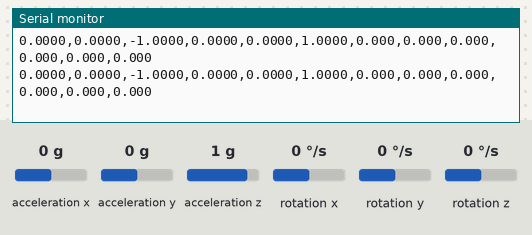
Recording of a sketch running on a simulated Arduino Uno, built with avr-gcc and run on an emulated ATmega328P. Shown: the last lines printed to the serial monitor. The test bench sets the inputs (shaded band); at power-on: acceleration y 0 g, acceleration x 0 g, acceleration z 1 g, rotation y 0 °/s, rotation z 0 °/s, rotation x 0 °/s.

Above: at 7.5 s.
7.6 s: acceleration y set to 0.2 g
At 8.2 s:
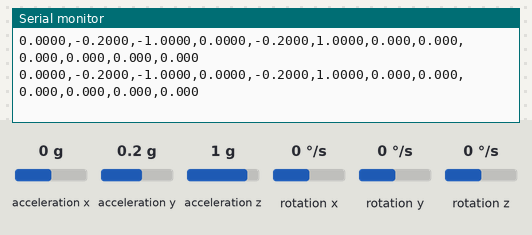
10.6 s: acceleration x set to -1.4 g
At 11.2 s:
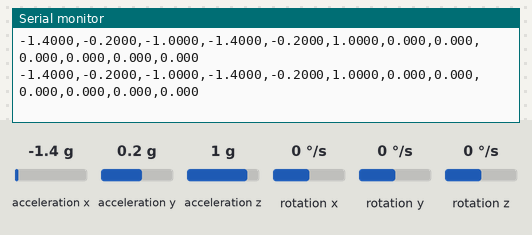
12.1 s: acceleration z set to -1.4 g
At 12.8 s:
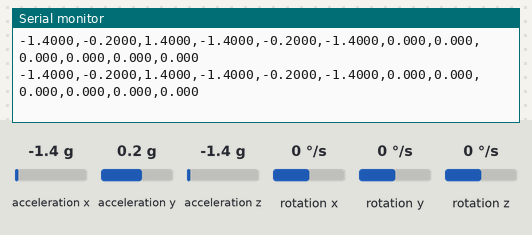
15.1 s: rotation y set to -192 °/s
At 15.6 s:
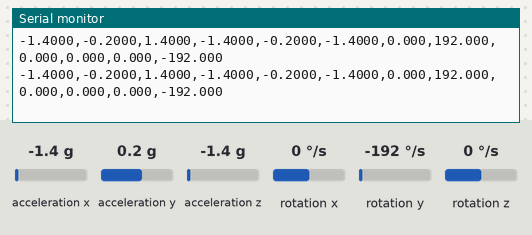
18.1 s: rotation z set to 100 °/s
At 19.0 s:
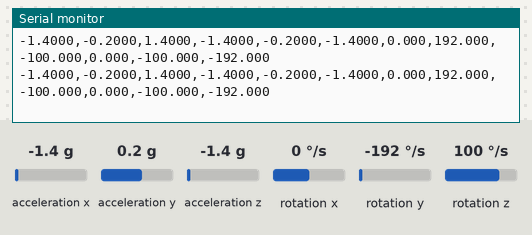
21.1 s: rotation x set to 100 °/s
At 21.6 s:
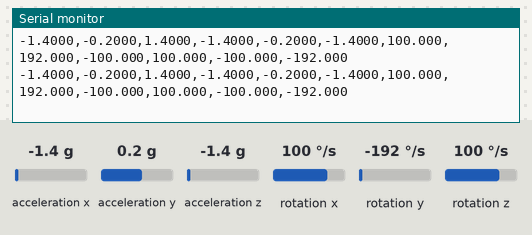

The sketch:

MPU6050_calAngle.ino
```cpp
#include "Wire.h"
#include "I2Cdev.h"
#include "MPU6050.h"

MPU6050 mpuA(0x68), mpuB(0x69);

struct MyData {
  int16_t ax, ay, az;
  int16_t gx, gy, gz;
};

MyData A, B;

// --- Gyro range ---
const uint8_t GYRO_RANGE = MPU6050_GYRO_FS_500;  // ±500 dps
float gyroLSBperDPS = 65.5f;                     // for ±500 dps

// --- Accel range (NEW) ---
const uint8_t ACCEL_RANGE = MPU6050_ACCEL_FS_2;  // ±2g
float accelLSBperG = 16384.0f;                   // for ±2g

// gyro bias
float A_gx_bias=0, A_gy_bias=0, A_gz_bias=0;
float B_gx_bias=0, B_gy_bias=0, B_gz_bias=0;

// ---- 100 Hz timing ----
const uint32_t INTERVAL_US = 10000;   // 1/100 s 100 Hz
uint32_t nextTickUs;

void setRanges(MPU6050& mpu, uint8_t gyroRange, uint8_t accelRange){
  mpu.setFullScaleGyroRange(gyroRange);
  mpu.setFullScaleAccelRange(accelRange);

  // DLPF + sample rate
  mpu.setDLPFMode(3);        // ~44 Hz
  mpu.setRate(4);            // 1kHz/(1+4)=200 Hz internal update
}

void calibrateGyro(MPU6050& mpu, float& bx, float& by, float& bz, int samples=500){
  long sx=0, sy=0, sz=0;
  int16_t ax,ay,az,gx,gy,gz;
  delay(200);
  for(int i=0;i<samples;i++){
    mpu.getMotion6(&ax,&ay,&az,&gx,&gy,&gz);
    sx += gx; sy += gy; sz += gz;
    delay(2);
  }
  bx = (float)sx / samples;
  by = (float)sy / samples;
  bz = (float)sz / samples;
}

void setup(){
  Serial.begin(115200);
  Wire.begin();

  mpuA.initialize();
  mpuB.initialize();

  setRanges(mpuA, GYRO_RANGE, ACCEL_RANGE);
  setRanges(mpuB, GYRO_RANGE, ACCEL_RANGE);

  // Header
  Serial.println("Aax_g,Aay_g,Aaz_g,Bax_g,Bay_g,Baz_g,Agx_dps,Agy_dps,Agz_dps,Bgx_dps,Bgy_dps,Bgz_dps");

  // Calibration (keep still)
  Serial.println("Start Calibration");
  calibrateGyro(mpuA, A_gx_bias, A_gy_bias, A_gz_bias);
  calibrateGyro(mpuB, B_gx_bias, B_gy_bias, B_gz_bias);
  Serial.println("Finish Calibration");

  nextTickUs = micros() + INTERVAL_US;
}

void loop(){
  uint32_t now = micros();
  if ((int32_t)(now - nextTickUs) >= 0) {

    nextTickUs += INTERVAL_US;

    // --- Read ---
    mpuA.getMotion6(&A.ax,&A.ay,&A.az,&A.gx,&A.gy,&A.gz);
    mpuB.getMotion6(&B.ax,&B.ay,&B.az,&B.gx,&B.gy,&B.gz);

    // --- Accel raw -> g (NEW) ---
    float Aax_g = (float)A.ax / accelLSBperG;
    float Aay_g = -(float)A.ay / accelLSBperG;
    float Aaz_g = -(float)A.az / accelLSBperG;

    float Bax_g = (float)B.ax / accelLSBperG;
    float Bay_g = -(float)B.ay / accelLSBperG;
    float Baz_g = (float)B.az / accelLSBperG;

    // --- Gyro raw -> dps (remove bias) ---
    float Agx_dps = ((float)A.gx - A_gx_bias) / gyroLSBperDPS;
    float Agy_dps = ((float)A.gy - A_gy_bias) / gyroLSBperDPS;
    float Agz_dps = ((float)A.gz - A_gz_bias) / gyroLSBperDPS;

    float Bgx_dps = ((float)B.gx - B_gx_bias) / gyroLSBperDPS;
    float Bgy_dps = ((float)B.gy - B_gy_bias) / gyroLSBperDPS;
    float Bgz_dps = ((float)B.gz - B_gz_bias) / gyroLSBperDPS;

    // --- Output ---
    // If you want axis sign flips, do it here.
    // (I kept your gyro flips + left accel as raw g for now.)

    Serial.print(Aax_g, 4); Serial.print(",");
    Serial.print(Aay_g, 4); Serial.print(",");
    Serial.print(Aaz_g, 4); Serial.print(",");

    Serial.print(Bax_g, 4); Serial.print(",");
    Serial.print(Bay_g, 4); Serial.print(",");
    Serial.print(Baz_g, 4); Serial.print(",");

    Serial.print(Agx_dps, 3); Serial.print(",");
    Serial.print(-Agy_dps, 3); Serial.print(",");
    Serial.print(-Agz_dps, 3); Serial.print(",");

    Serial.print(Bgx_dps, 3); Serial.print(",");
    Serial.print(-Bgz_dps, 3); Serial.print(",");
    Serial.println(Bgy_dps, 3);

    // Overrun guard
    now = micros();
    if ((int32_t)(now - nextTickUs) > (int32_t)(INTERVAL_US * 4)) {
      nextTickUs = now + INTERVAL_US;
    }
  }
}
```

Measured:
- after the input at 7.6 s, the serial monitor: prints a new line at once (image 1)
- after the input at 10.6 s, the serial monitor: prints a new line at once (image 2)
- after the input at 12.1 s, the serial monitor: prints a new line at once (image 3)
- after the input at 15.1 s, the serial monitor: prints a new line at once (image 4)
- after the input at 18.1 s, the serial monitor: prints a new line at once (image 5)
- after the input at 21.1 s, the serial monitor: prints a new line at once (image 6)
